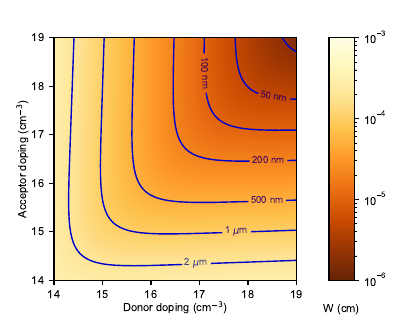

This figure's Python source:
import numpy as np
import matplotlib as mpl
import matplotlib.pyplot as plt
from matplotlib.colors import LogNorm
import os

here = os.path.dirname(os.path.realpath(__file__))+'\\' 

def fmt(x):
    if x<1e-4:
        return f'{x*1e7:.0f}'+' nm'
    else:
        return f'{x*1e4:.0f}'+r' $\mu$m'

q = 1.6e-19
e0 = 8.85e-14
er = 11.7
n = np.linspace(14, 19, 200)
N = 10**n
k = 8.6e-5
T = 300
kT = k*T
ni = 1e10

A = np.sqrt(2*e0*er/q)
X, Y = np.meshgrid(N, N)
B = np.sqrt((X+Y)/(X*Y))
Vbi = kT*np.log(X*Y/(ni**2))
W = A*B*np.sqrt(Vbi)

figsize_cm = np.array([10, 8])
figsize = list(figsize_cm/2.54)

mpl.rcParams['figure.dpi'] = 150
mpl.rcParams['figure.figsize'] = figsize
mpl.rcParams['axes.labelpad'] = 1
mpl.rcParams['axes.linewidth'] = 1
mpl.rcParams['font.family'] = 'sans-serif'
mpl.rcParams['font.sans-serif'] = 'Arial'
mpl.rcParams['font.size'] = 8

fig, axs = plt.subplot_mosaic([['a', 'cb']], width_ratios=[1, 0.1], layout='constrained')

axs['a'].set_xlabel('Donor doping (cm'+r'$^{-3}$)')
axs['a'].set_ylabel('Acceptor doping (cm'+r'$^{-3}$)')

I = axs['a'].imshow(W, extent=(n[0], n[-1], n[0], n[-1]), origin='lower', norm=LogNorm(vmin=1e-6, 
                                                                                       vmax=1e-3), 
                    cmap='YlOrBr_r')

C = axs['a'].contour(n, n, W, [1e-6, 2e-6, 5e-6, 1e-5, 2e-5, 5e-5, 1e-4, 2e-4, 5e-4, 1e-3], 
                     linewidths=1)
C.set_edgecolor((0, 0, 0.8, 1))
D = axs['a'].clabel(C, C.levels, inline=True, fmt=fmt, fontsize=7)

CB = plt.colorbar(I, cax=axs['cb'])

BBa = axs['a'].get_position()
BBcb = axs['cb'].get_position()
points_a = BBa.get_points()
points_cb = BBcb.get_points()
points_cb[:, 1] = points_a[:, 1]
BBcb.set_points(points_cb)
axs['a'].set_position(BBa)
axs['cb'].set_position(BBcb)

axs['cb'].set_xlabel('W (cm)')

axs['cb'].xaxis.set_label_coords(.5, -.10)
plt.savefig(here+'imshow_contour.pdf')
#plt.ion()
plt.show()
